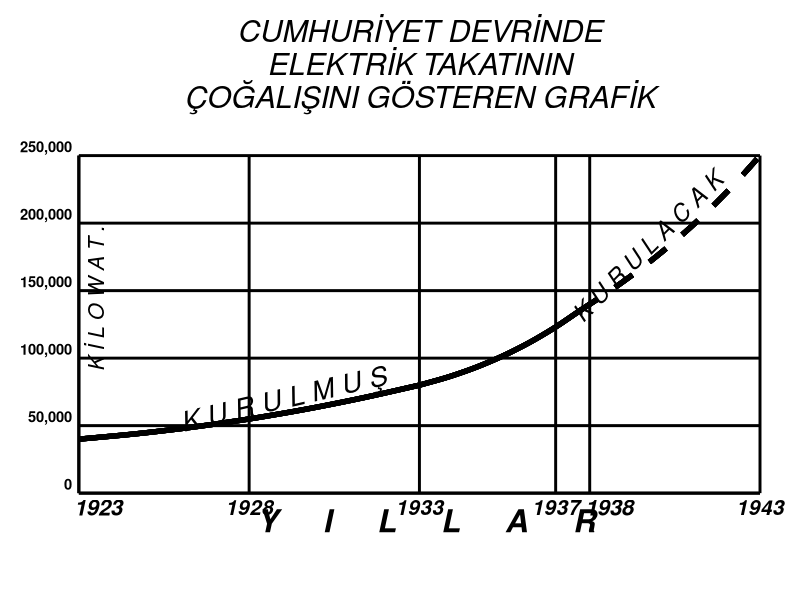

The R source for this figure:
library(ggplot2)
yil <- c(1923,1928,1933,1937,1938,1943)
deger1 <- c(40000,60000,72000,125000,140000,NA)
deger2 <- c(NA,NA,NA,NA,NA,250000)


elektrik <- data.frame(yil,deger1,deger2)

ggplot(elektrik) +
  geom_curve(aes(x = 1923, y = 40000, xend = 1933, yend = 80000), curvature = 0.04, size = 1.8) +
  geom_curve(aes(x = 1933, y = 80000, xend = 1937.7, yend = 135000), curvature = 0.1, size = 1.8) +
  geom_curve(aes(x = 1937.7, y = 135000, xend = 1943, yend = 250000), linetype = "dashed", curvature = 0.08, size = 1.8) +
  theme_classic() +
  labs(title = "CUMHURİYET DEVRİNDE\nELEKTRİK TAKATININ\nÇOĞALIŞINI GÖSTEREN GRAFİK\n") +
  coord_cartesian(clip = 'off') +
  theme(panel.grid.major = element_line(colour = "black", size = 1),
        plot.margin = unit(c(1,2,4,1), "lines"),
        plot.title = element_text(size = 22, face = "italic", hjust = 0.5),
        axis.line = element_line(size = 1),
        axis.title = element_blank(),
        axis.text.x = element_text(size = 15, face = "bold.italic", color = "black"),
        axis.text.y = element_text(size = 10.6, vjust = -0.3, hjust = 1, face = "bold", color = "black"),
        axis.ticks = element_blank()) +
  scale_x_continuous(breaks = yil,
                     labels = c("","1928","1933","1937","","1943"),
                     limits = c(1923,1943),
                     expand = c(0,0)) +
  scale_y_continuous(breaks = seq(0,250000,50000),
                     labels = c("0","50,000","100,000","150,000","200,000","250,000"),
                     limits = c(0,250000),
                     expand = c(0,0)) +
  annotate("text", x = 1938, y = 0, label = "1938", vjust = 1.4,hjust = 0.1 , size = 5.6, fontface = "bold.italic") +
  annotate("text", x = 1923, y = 0, label = "1923", vjust = 1.4,hjust = 0.1 , size = 5.6, fontface = "bold.italic") +
  annotate("text", x = 1923.5, y = 144000, label = "K İ L O W A T .", angle = 90, size = 5.5, fontface = "italic") +
  annotate("text", x = 1929, y = 70000, label = "K U R U L M U Ş", angle = 13, size = 7, fontface = "italic") +
  annotate("text", x = 1939.7, y = 183000, label = "K U R U L A C A K", angle = 45, size = 6, fontface = "italic") +
  annotate("text", x = 1933.2, y = 0, label = "Y     I     L     L     A     R", size = 8, fontface = "bold.italic", vjust = 1.7)
